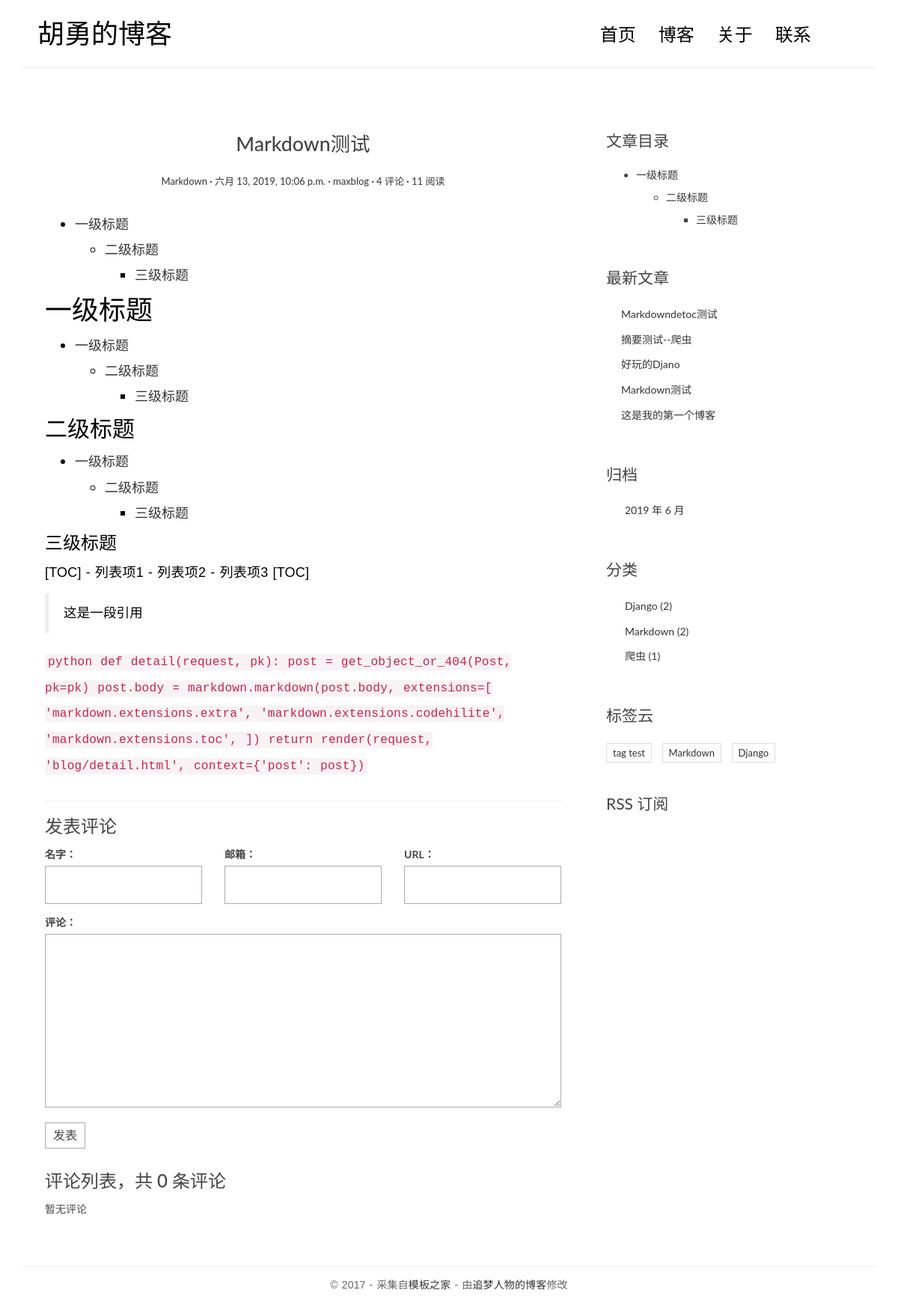
The app's page /post/2/ with its own data.
### blog/models.py (models this page shows, shortened)
class Post(models.Model):
    title = models.CharField(max_length=70)
    body = models.TextField()
    created_time = models.DateTimeField()
    modified_time = models.DateTimeField()
    excerpt = models.CharField(max_length=200, blank=True)
    def save(self, *args, **kwargs):
        if not self.excerpt:
            md = markdown.Markdown(extensions=[
                'markdown.extensions.extra',
                'markdown.extensions.codehilite',
            ])
            self.excerpt = strip_tags(md.convert(self.body))[:54]
        super(Post, self).save(*args, **kwargs)
    category = models.ForeignKey(Category,on_delete=models.DO_NOTHING)
    tags = models.ManyToManyField(Tag, blank=True)
    author = models.ForeignKey(User,on_delete=models.DO_NOTHING)
    views = models.PositiveIntegerField(default=0)
    def increase_views(self):
        self.views += 1
        self.save(update_fields=['views'])
    def get_absolute_url(self):
        return reverse('blog:detail', kwargs={'pk': self.pk})
    class Meta:
        ordering = ['-created_time']

class Category(models.Model):
    name = models.CharField(max_length=100)

class Tag(models.Model):
    name = models.CharField(max_length=100)

### blog/views.py (the view)
# urls.py: url(r'^post/(?P<pk>[0-9]+)/$', views.PostDetailView.as_view(), name='detail'),
class PostDetailView(DetailView):
    model = Post
    template_name = 'blog/detail.html'
    context_object_name = 'post'
    def get(self, request, *args, **kwargs):
        response = super(PostDetailView, self).get(request, *args, **kwargs)
        self.object.increase_views()
        return response
    def get_object(self, queryset=None):
        post = super(PostDetailView, self).get_object(queryset=None)
        md = markdown.Markdown(extensions=[
            'markdown.extensions.extra',
            'markdown.extensions.codehilite',
            'markdown.extensions.toc',
        ])
        post.body = md.convert(post.body)
        post.toc = md.toc
        return post
    def get_context_data(self, **kwargs):
        context = super(PostDetailView, self).get_context_data(**kwargs)
        form = CommentForm()
        comment_list = self.object.comment_set.all()
        context.update({
            'form': form,
            'comment_list': comment_list
        })
        return context

### comments/forms.py
class CommentForm(forms.ModelForm):
    class Meta:
        model = Comment
        fields = ['name', 'email', 'url', 'text']

### blog/templatetags/blog_tags.py (called while the page is built)
@register.simple_tag
def get_recent_posts(num=5):
    return Post.objects.all().order_by('-created_time')[:num]

@register.simple_tag
def archives():
    return Post.objects.dates('created_time', 'month', order='DESC')

@register.simple_tag
def get_categories():
    return Category.objects.annotate(num_posts=Count('post')).filter(num_posts__gt=0)

@register.simple_tag
def get_tags():
    return Tag.objects.annotate(num_posts=Count('post')).filter(num_posts__gt=0)

### templates/blog/detail.html (shortened to what this page needs)
{% extends 'base.html' %}
{% block main %}
                <article class="post post-{{ post.pk }}">
                    <header class="entry-header">
                        <h1 class="entry-title">{{ post.title }}</h1>
                        <div class="entry-meta">
                            <span class="post-category"><a href="#">{{ post.category.name }}</a></span>
                            <span class="post-date"><a href="#"><time class="entry-date"
                                                                      datetime="{{ post.created_time }}">{{ post.created_time }}</time></a></span>
                            <span class="post-author"><a href="#">{{ post.author }}</a></span>
                            <span class="comments-link"><a href="#">4 评论</a></span>
                            <span class="views-count"><a href="#">{{ post.views }} 阅读</a></span>
                        </div>
                    </header>
                    <div class="entry-content clearfix">
                      {{ post.body|safe }}
                    </div>
                </article>
                <section class="comment-area" id="comment-area">
                    <hr>
                    <h3>发表评论</h3>
                    <form action="{% url 'comments:post_comment' post.pk %}" method="post" class="comment-form">
  <div class="row">
    <div class="col-md-4">
      <label for="{{ form.name.id_for_label }}">名字：</label>
      {{ form.name }}
    </div>
    <div class="col-md-4">
      <label for="{{ form.email.id_for_label }}">邮箱：</label>
      {{ form.email }}
    </div>
    <div class="col-md-4">
      <label for="{{ form.url.id_for_label }}">URL：</label>
      {{ form.url }}
    </div>
    <div class="col-md-12">
      <label for="{{ form.text.id_for_label }}">评论：</label>
      {{ form.text }}
      <button type="submit" class="comment-btn">发表</button>
    </div>
  </div>
</form>
                    <div class="comment-list-panel">
                        <h3>评论列表，共 <span>{{ post.comment_set.count }}</span> 条评论</h3>
                        <ul class="comment-list list-unstyled">
                          {% for comment in comment_list %}
                          <li class="comment-item">
                            <span class="nickname">{{ comment.name }}</span>
                            <time class="submit-date">{{ comment.created_time }}</time>
                            <div class="text">
                              {{ comment.text }}
                            </div>
                          </li>
                          {% empty %}
                          暂无评论
                          {% endfor %}
                        </ul>
                    </div>
                </section>
          {% endblock main %}
          {% block toc %}
                <div class="widget widget-content">
                    <h3 class="widget-title">文章目录</h3>
                    {{ post.toc|safe }}
                </div>
            {% endblock toc %}

### templates/base.html (shortened to what this page needs)
{% load staticfiles %}
{% load blog_tags %}
<!DOCTYPE html>
<html>
<head>
    <link rel="stylesheet" href="http://code.ionicframework.com/ionicons/2.0.1/css/ionicons.min.css">
    <link rel="stylesheet" href="{% static 'blog/css/bootstrap.min.css' %}">
    <link rel="stylesheet" href="{% static 'blog/css/pace.css' %}">
    <link rel="stylesheet" href="{% static 'blog/css/custom.css' %}">
</head>
<body>
<div class="container">
    <header id="site-header">
        <div class="row">
            <div class="col-md-4 col-sm-5 col-xs-8">
                <div class="logo">
                    <h1><a href="{% url 'blog:index' %}"><b>胡勇的博客</b></a></h1>
                </div>
            </div>
            <div class="col-md-8 col-sm-7 col-xs-4">
                <nav class="main-nav" role="navigation">
                    <div class="collapse navbar-collapse" id="bs-example-navbar-collapse-1">
                        <ul class="nav navbar-nav navbar-right">
                            <li class="cl-effect-11"><a href="index.html" data-hover="首页">首页</a></li>
                            <li class="cl-effect-11"><a href="full-width.html" data-hover="博客">博客</a></li>
                            <li class="cl-effect-11"><a href="about.html" data-hover="关于">关于</a></li>
                            <li class="cl-effect-11"><a href="contact.html" data-hover="联系">联系</a></li>
                        </ul>
                    </div>
                </nav>
            </div>
        </div>
    </header>
</div>
<div class="content-body">
    <div class="container">
        <div class="row">
            <main class="col-md-8">
                {% block main %}
                {% endblock main %}
            </main>
            <aside class="col-md-4">
            {% block toc %}
            {% endblock toc %}
                <div class="widget widget-recent-posts">
                    <h3 class="widget-title">最新文章</h3>
                    {% get_recent_posts as recent_post_list %}
                    <ul>
                            {% for post in recent_post_list %}
                                <li>
                                    <a href="{{ post.get_absolute_url }}">{{ post.title}}</a>
                                </li>
                            {% empty %}
                                暂无文章！
                            {% endfor %}
                    </ul>
                </div>
                <div class="widget widget-archives">
                    <h3 class="widget-title">归档</h3>
                     {% archives as date_list %}
                    <ul>
                         {% for date in date_list %}
                        <li>
                        <a href="{% url 'blog:archives' date.year date.month %}">{{ date.year }} 年 {{ date.month }} 月</a>
                        </li>
                        {% empty %}
                        暂无归档！
                        {% endfor %}
                    </ul>
                </div>
                <div class="widget widget-category">
                    <h3 class="widget-title">分类</h3>
                    {% get_categories as category_list %}
                    <ul>
                        {% for category in category_list %}
                        <li>
                          <a href="{% url 'blog:category' category.pk %}">{{ category.name }}
                              <span class="post-count">({{ category.num_posts }})</span>
                          </a>
                        </li>
                        {% empty %}
                        暂无分类！
                        {% endfor %}
                    </ul>
                </div>
                <div class="widget widget-tag-cloud">
                    <h3 class="widget-title">标签云</h3>
                    {% get_tags as tag_list %}
                    <ul>
                    {% for tag in tag_list %}
                    <li>
                      <a href="{% url 'blog:tag' tag.pk %}">{{ tag.name }}</a>
                    </li>
                    {% empty %}
                    暂无标签！
                    {% endfor %}
                    </ul>
                </div>
                <div class="rss">
                    <a href="{% url 'rss' %}"> RSS 订阅</a>
                </div>
            </aside>
        </div>
    </div>
</div>
<footer id="site-footer">
    <div class="container">
        <div class="row">
            <div class="col-md-12">
                <p class="copyright">&copy 2017 - 采集自<a href="http://www.cssmoban.com/"
                                                        target="_blank" title="模板之家">模板之家</a>
                    - 由<a href="http://zmrenwu.com/" title="网页模板" target="_blank">追梦人物的博客</a>修改
                </p>
            </div>
        </div>
    </div>
</footer>
</body>
</html>

### blog/static/blog/css/custom.css (style rules this page uses)
* { outline: none; }
h1, h2, h3, h4, h5, h6 { margin-top: 0; }
b { font-weight: 400; }
a { color: #333; }
body { color: #444; font-family: 'Lato', sans-serif; }
p { font-family: 'Ubuntu', sans-serif; font-weight: 400; word-spacing: 1px; letter-spacing: 0.01em; }
#site-header { background-color: #FFF; padding: 25px 20px; margin-bottom: 40px; border-bottom: 1px solid #e7e7e7; }
.logo h1 a { color: #000; }
.logo h1 { margin: 0; font-family: 'Lato', sans-serif; font-weight: 300; }
.main-nav { margin-top: 11px; max-width: 95%; }
.main-nav a { color: #000000 !important; padding: 0 0 5px 0 !important; margin-right: 30px; font-family: 'Lato', sans-serif; font-weight: 300; font-size: 24px; }
.cl-effect-11 a { padding: 10px 0; color: #0972b4; text-shadow: none; }
.cl-effect-11 a::before { position: absolute; top: 0; left: 0; overflow: hidden; padding: 0 0 5px 0 !important; max-width: 0; border-bottom: 1px solid #000; color: #000; content: attr(data-hover); white-space: nowrap; -webkit-transition: max-width 0.5s; -moz-transition: max-width 0.5s; transition: max-width 0.5s; }
.content-body { padding-bottom: 4em; }
.post { background: #fff; padding: 30px 30px 0; }
.entry-title { text-align: center; font-size: 1.9em; margin-bottom: 20px; line-height: 1.6; padding: 10px 20px 0; }
.entry-meta { text-align: center; color: #DDDDDD; font-size: 13px; margin-bottom: 30px; }
.entry-content { font-size: 18px; line-height: 1.9; font-weight: 300; color: #000; }
.post-category::after, .post-date::after, .post-author::after, .comments-link::after { content: ' ·'; color: #000; }
.widget { background: #fff; padding: 30px 0 0; }
.widget-title { font-size: 1.5em; margin-bottom: 20px; line-height: 1.6; padding: 10px 0 0; font-weight: 400; }
.widget-recent-posts ul { padding: 0; margin: 0; padding-left: 20px; }
.widget-recent-posts ul li { list-style-type: none; position: relative; line-height: 170%; margin-bottom: 10px; }
.widget-recent-posts ul li::before { content: '\f3d3'; font-family: "Ionicons"; position: absolute; left: -17px; top: 3px; font-size: 16px; color: #000; }
.widget-archives ul { padding: 0; margin: 0; padding-left: 25px; }
.widget-archives ul li { list-style-type: none; position: relative; line-height: 170%; margin-bottom: 10px; }
.widget-archives ul li::before { content: '\f3f3'; font-family: "Ionicons"; position: absolute; left: -25px; top: 1px; font-size: 16px; color: #000; }
.widget-category ul { padding: 0; margin: 0; padding-left: 25px; }
.widget-category ul li { list-style-type: none; position: relative; line-height: 170%; margin-bottom: 10px; }
.widget-category ul li::before { content: '\f3fe'; font-family: "Ionicons"; position: absolute; left: -25px; top: 1px; font-size: 18px; color: #000; }
.widget-tag-cloud ul { padding: 0; margin: 0; margin-right: -10px; }
.widget-tag-cloud ul li { list-style-type: none; font-size: 13px; display: inline-block; margin-right: 10px; margin-bottom: 10px; padding: 3px 8px; border: 1px solid #ddd; }
.widget-content ul ul { margin-top: 10px; }
.widget-content ul li { margin-bottom: 10px; }
.rss { font-size: 21px; margin-top: 30px; }
.rss a { color: #444; }
#site-footer { padding-top: 10px; padding: 0 0 1.5em 0; }
.copyright { text-align: center; padding-top: 1em; margin: 0; border-top: 1px solid #eee; color: #666; }
.contact-form input, .comment-form input { border: 1px solid #aaa; margin-bottom: 15px; width: 100%; padding: 15px 15px; font-size: 16px; line-height: 100%; transition: 0.4s border-color linear; }
.contact-form textarea, .comment-form textarea { border: 1px solid #aaa; margin-bottom: 15px; width: 100%; padding: 15px 15px; font-size: 16px; line-height: 20px !important; min-height: 183px; transition: 0.4s border-color linear; }
.comment-area { padding: 0 30px 0; }
.comment-form { margin-top: 15px; }
.comment-form .comment-btn { background-color: #fff; border: 1px solid #aaa; font-size: 16px; padding: 5px 10px; }
.comment-list-panel { margin-top: 30px; }
.comment-list { margin-top: 15px; }

### records on screen
Post: title "Markdown测试", category.name "Markdown", created_time "六月 13, 2019, 10:06 p.m.", author "maxblog", views "11", body "一级标题 二级标题 三级标题 一级标题 一级标题 二级标题 三级标题 二级标题 一级标题 二级标题 三级标题 三级标题 [TOC] - 列表项1 - 列表项2 - 列表项3 [TOC] 这是一段引用 python def detail(request, pk): post = get_object_or_404(Post, pk=pk) post.body = markdown.markdown(post.body, extensions=[ 'markdown.extensions.extra', 'markdown.extensions.codehilite', 'markdown.extensions.toc', ]) return render(request, 'blog/detail.html', context={'post': post}) ​", comment_set.count "0", toc "一级标题 二级标题 三级标题"
Post: title "Markdowndetoc测试"
Post: title "摘要测试--爬虫"
Post: title "好玩的Djano"
Post: title "这是我的第一个博客"
Category: name "Django", num_posts "2"
Category: name "Markdown", num_posts "2"
Category: name "爬虫", num_posts "1"
Tag: name "tag test"
Tag: name "Markdown"
Tag: name "Django"

### other values on screen
{{ date.year }} "2019"
{{ date.month }} "6"
